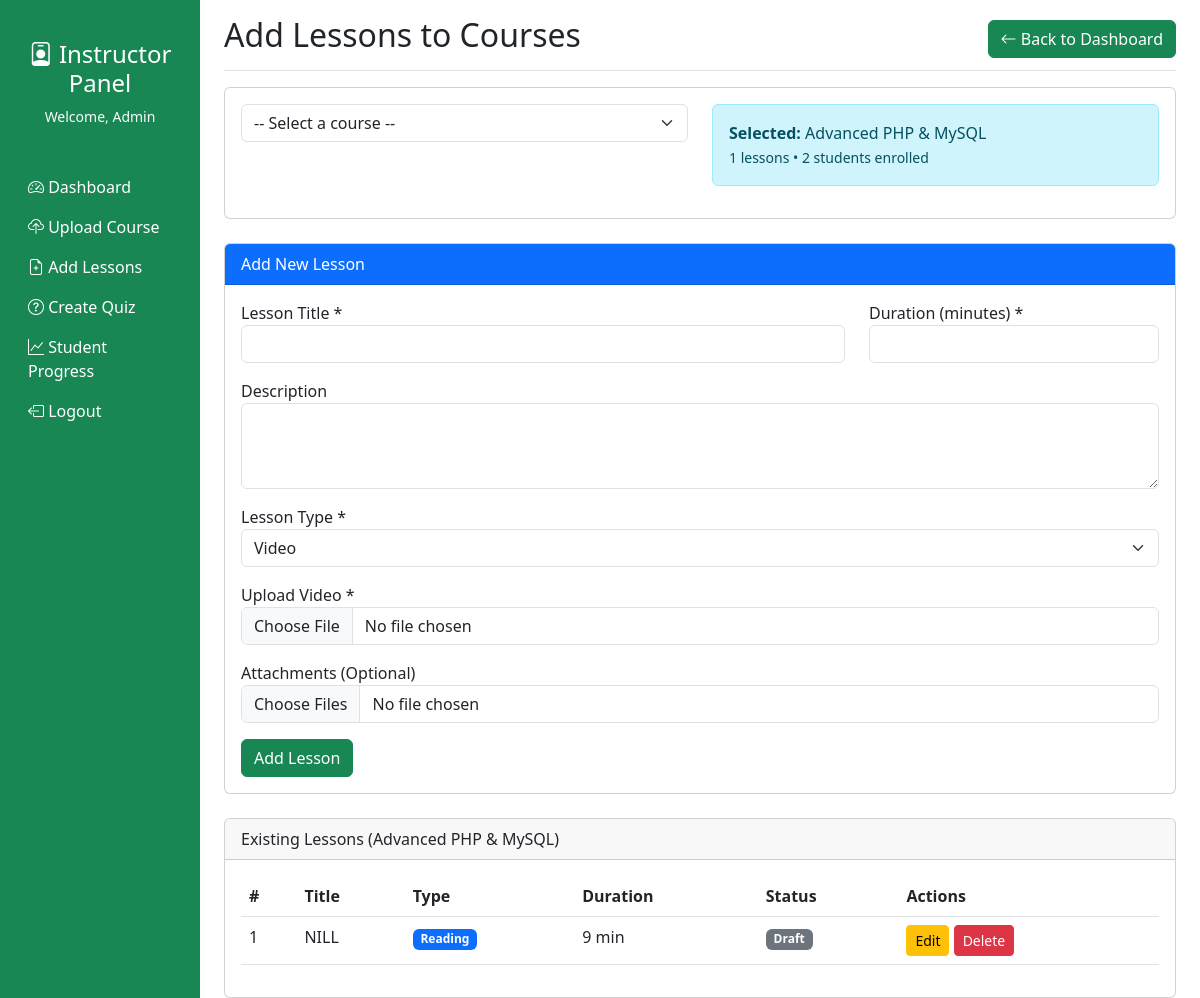
/instructor/add_lessons.php?course_id=1 (signed in), run on the app's committed database.
### tables this page shows
CREATE TABLE `users` (
  `id` int(11) NOT NULL,
  `full_name` varchar(100) NOT NULL,
  `dob` date DEFAULT NULL,
  `email` varchar(150) NOT NULL,
  `phone` varchar(20) NOT NULL,
  `password` varchar(255) NOT NULL,
  `user_type` enum('student','instructor','admin','parents') NOT NULL,
  `profile` varchar(255) DEFAULT NULL,
  `terms_accepted` tinyint(1) DEFAULT 0,
  `status` enum('active','inactive','blocked') DEFAULT 'active',
  `created_at` timestamp NOT NULL DEFAULT current_timestamp(),
  `updated_at` timestamp NOT NULL DEFAULT current_timestamp() ON UPDATE current_timestamp()
);

CREATE TABLE `courses` (
  `id` int(11) NOT NULL,
  `fkteacherID` int(11) DEFAULT NULL,
  `title` varchar(255) NOT NULL,
  `category` varchar(100) NOT NULL,
  `difficulty` enum('beginner','intermediate','advanced') NOT NULL,
  `price` decimal(10,2) NOT NULL,
  `duration_weeks` int(11) NOT NULL,
  `description` text NOT NULL,
  `learning_objectives` text DEFAULT NULL,
  `thumbnail` varchar(255) NOT NULL,
  `intro_video` varchar(255) DEFAULT NULL,
  `materials` text DEFAULT NULL,
  `scorm_enabled` tinyint(1) DEFAULT 0,
  `status` enum('pending','approved','rejected') DEFAULT 'pending',
  `created_at` timestamp NOT NULL DEFAULT current_timestamp()
);

CREATE TABLE `lessons` (
  `id` int(11) NOT NULL,
  `fkcourseID` int(11) NOT NULL,
  `fkteacherID` int(11) NOT NULL,
  `title` varchar(255) NOT NULL,
  `lesson_type` enum('video','reading','quiz','assignment') NOT NULL,
  `description` text DEFAULT NULL,
  `video` varchar(255) DEFAULT NULL,
  `content` text DEFAULT NULL,
  `attachments` text DEFAULT NULL,
  `duration_minutes` int(11) DEFAULT NULL,
  `lessstatus` enum('draft','published') DEFAULT 'draft',
  `created_at` timestamp NOT NULL DEFAULT current_timestamp()
);

### instructor/auth.php (called while the page is built, shortened)
<?php
if (!isset($_SESSION['authemail']) AND !isset($_SESSION['authemail']) AND $_SESSION['user_types']!='teacher' ) {
	header('location:../index.php');
}else {
	require_once 'db.php';
	$stquery = "SELECT * FROM users WHERE email =  '$_SESSION[authemail]' ";
	$stdata = mysqli_fetch_assoc(mysqli_query($conn, $stquery));
	$full_name =  $stdata['full_name'];
}
?>

### instructor/add_lessons.php (the view, shortened to what this page needs)
<?php
require_once 'header.php';
require_once 'db.php';
$selected_course = null;
$lesson_count = 0;
$enrolled_count = 0;
$edit_lesson = null;
if (isset($_GET['course_id']) && !empty($_GET['course_id'])) {
    $course_id = intval($_GET['course_id']);
    $result = mysqli_query($conn, "SELECT * FROM courses WHERE id='$course_id'");
    $selected_course = mysqli_fetch_assoc($result);
    $res = mysqli_query($conn, "SELECT COUNT(*) as total FROM lessons WHERE fkcourseID='$course_id'");
    $lesson_count = mysqli_fetch_assoc($res)['total'];
    $res2 = mysqli_query($conn, "SELECT COUNT(*) as total FROM course_enrollments WHERE fkcourseID='$course_id'");
    $enrolled_count = mysqli_fetch_assoc($res2)['total'];
}
$lessons = [];
if ($selected_course) {
    $res = mysqli_query($conn, "SELECT * FROM lessons WHERE fkcourseID='$course_id'");
    while ($row = mysqli_fetch_assoc($res)) {
        $lessons[] = $row;
    }
}
?>
<main class="col-md-9 ms-sm-auto col-lg-10 px-md-4">
    <div class="d-flex justify-content-between align-items-center pt-3 pb-2 mb-3 border-bottom">
        <h1 class="h2">Add Lessons to Courses</h1>
        <a href="index.php" class="btn btn-success"><i class="bi bi-arrow-left"></i> Back to Dashboard</a>
    </div>
    <div class="card mb-4">
        <div class="card-body">
            <form method="get">
                <div class="row">
                    <div class="col-md-6">
                        <select class="form-select" name="course_id" onchange="this.form.submit()">
                            <option value="">-- Select a course --</option>
                        </select>
                    </div>
                    <div class="col-md-6">
                        <?php
                        if ($selected_course) {
                            echo "<div class='alert alert-info'>";
                            echo "<strong>Selected:</strong> " . $selected_course['title'] . "<br>";
                            echo "<small>" . $lesson_count . " lessons • " . $enrolled_count . " students enrolled</small>";
                            echo "</div>";
                        }
                        ?>
                    </div>
                </div>
            </form>
        </div>
    </div>
    <div class="card mb-4">
        <div class="card-header <?= $edit_lesson ? 'bg-warning' : 'bg-primary' ?> text-white">
            <?= $edit_lesson ? 'Edit Lesson' : 'Add New Lesson' ?>
        </div>
        <div class="card-body">
            <form method="post" enctype="multipart/form-data">
                <div class="row mb-3">
                    <div class="col-md-8">
                        <label>Lesson Title *</label>
                        <input type="text" class="form-control" name="title" value="<?= $edit_lesson['title'] ?? '' ?>" required>
                    </div>
                    <div class="col-md-4">
                        <label>Duration (minutes) *</label>
                        <input type="number" class="form-control" name="duration" value="<?= $edit_lesson['duration_minutes'] ?? '' ?>" min="1" required>
                    </div>
                </div>
                <div class="mb-3">
                    <label>Description</label>
                    <textarea class="form-control" name="description" rows="3"><?= $edit_lesson['description'] ?? '' ?></textarea>
                </div>
                <div class="mb-3">
                    <label>Lesson Type *</label>
                    <select class="form-select" name="lesson_type" id="lessonType">
                        <option value="video" <?= ($edit_lesson['lesson_type'] ?? '')=='video'?'selected':'' ?>>Video</option>
                    </select>
                </div>
                <div class="mb-3" id="videoSection" style="<?= ($edit_lesson['lesson_type'] ?? '')=='video'?'display:block':'display:block' ?>">
                    <label>Upload Video <?= $edit_lesson ? '(Leave empty to keep current)' : '*' ?></label>
                    <input type="file" class="form-control" name="video" accept="video/*">
                </div>
                <div class="mb-3">
                    <label>Attachments (Optional)</label>
                    <input type="file" class="form-control" name="attachments[]" multiple>
                </div>
                <button type="submit" name="submit_lesson" class="btn btn-success"><?= $edit_lesson ? 'Update Lesson' : 'Add Lesson' ?></button>
            </form>
        </div>
    </div>
    <div class="card">
        <div class="card-header">Existing Lessons <?= $selected_course ? "(".$selected_course['title'].")" : "" ?></div>
        <div class="card-body table-responsive">
            <table class="table table-hover">
                <thead>
                    <tr>
                        <th>#</th>
                        <th>Title</th>
                        <th>Type</th>
                        <th>Duration</th>
                        <th>Status</th>
                        <th>Actions</th>
                    </tr>
                </thead>
                <tbody>
                    <?php
                    if ($selected_course && count($lessons) > 0) {
                        foreach($lessons as $idx => $lesson) {
                            echo "<tr>";
                            echo "<td>".($idx+1)."</td>";
                            echo "<td>".$lesson['title']."</td>";
                            echo "<td><span class='badge bg-primary'>".ucfirst($lesson['lesson_type'])."</span></td>";
                            echo "<td>".$lesson['duration_minutes']." min</td>";
                          echo "<td><span class='badge bg-secondary'>".ucfirst($lesson['status'] ?? 'draft')."</span></td>";
                            echo "<td>
                                    <a href='add_lessons.php?id=".$lesson['id']."' class='btn btn-sm btn-warning'>Edit</a>
                                    <a href='add_lessons.php?delete_id=".$lesson['id']."&course_id=".$course_id."' class='btn btn-sm btn-danger' onclick='return confirm(\"Delete this lesson?\")'>Delete</a>
                                  </td>";
                            echo "</tr>";
                        }
                    } else {
                        echo "<tr><td colspan='6' class='text-center'>No lessons added yet or no course selected.</td></tr>";
                    } ?>
                </tbody>
            </table>
        </div>
    </div>
</main>

### instructor/header.php (shortened to what this page needs)
<?php require_once 'auth.php' ?>
<!DOCTYPE html>
<html lang="en">
<head>
    <link href="https://cdn.jsdelivr.net/npm/bootstrap@5.3.0-alpha1/dist/css/bootstrap.min.css" rel="stylesheet">
    <link rel="stylesheet" href="https://cdn.jsdelivr.net/npm/bootstrap-icons@1.8.1/font/bootstrap-icons.css">
</head>
<body>
    <div class="container-fluid">
        <div class="row">
            <nav class="col-md-3 col-lg-2 d-md-block bg-success sidebar min-vh-100">
                <div class="position-sticky pt-3">
                    <div class="text-center py-4">
                        <h4 class="text-white"><i class="bi bi-person-badge"></i> Instructor Panel</h4>
                        <p class="text-light small">Welcome, <?php echo $full_name ?></p>
                    </div>
                    <ul class="nav flex-column">
                        <li class="nav-item">
                            <a class="nav-link active text-white" href="index.php">
                                <i class="bi bi-speedometer2"></i> Dashboard
                            </a>
                        </li>
                        <li class="nav-item">
                            <a class="nav-link text-white" href="upload_course.php">
                                <i class="bi bi-cloud-upload"></i> Upload Course
                            </a>
                        </li>
                        <li class="nav-item">
                            <a class="nav-link text-white" href="add_lessons.php">
                                <i class="bi bi-file-earmark-plus"></i> Add Lessons
                            </a>
                        </li>
                        <li class="nav-item">
                            <a class="nav-link text-white" href="create_quiz.php">
                                <i class="bi bi-question-circle"></i> Create Quiz
                            </a>
                        </li>
                        <li class="nav-item">
                            <a class="nav-link text-white" href="student_progress.php">
                                <i class="bi bi-graph-up"></i> Student Progress
                            </a>
                        </li>
                        <li class="nav-item">
                            <a class="nav-link text-white" href="logout.php">
                                <i class="bi bi-box-arrow-left"></i> Logout
                            </a>
                        </li>
                    </ul>
                </div>
            </nav>

### data on the page
users: full_name "Admin"
courses: title "Advanced PHP & MySQL"
lessons: title "NILL", lesson_type "Reading", duration_minutes "9", status "Draft"

### other printed values
$lesson_count "1"
$enrolled_count "2"
